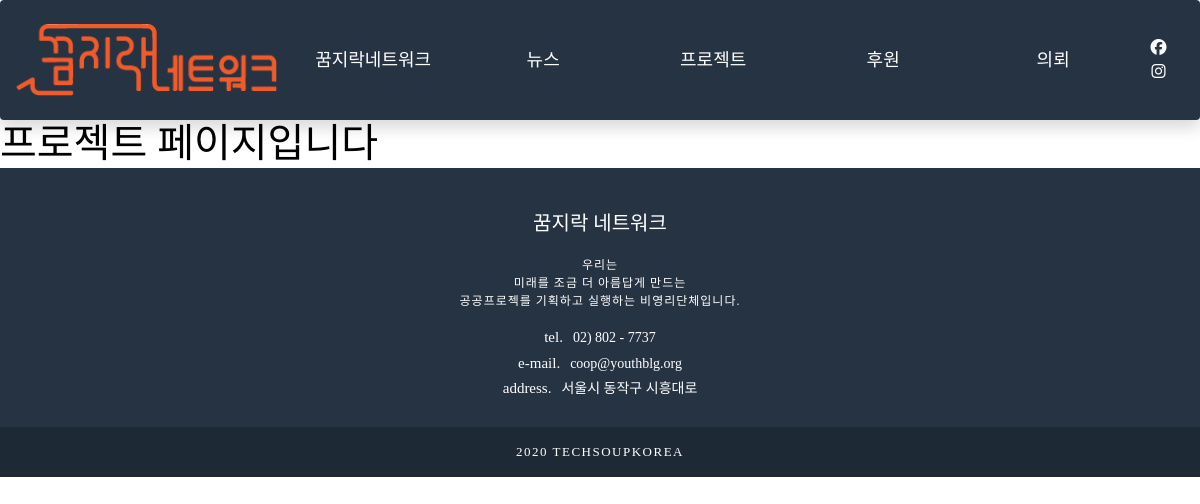
Page /project/ on the earlier database version.
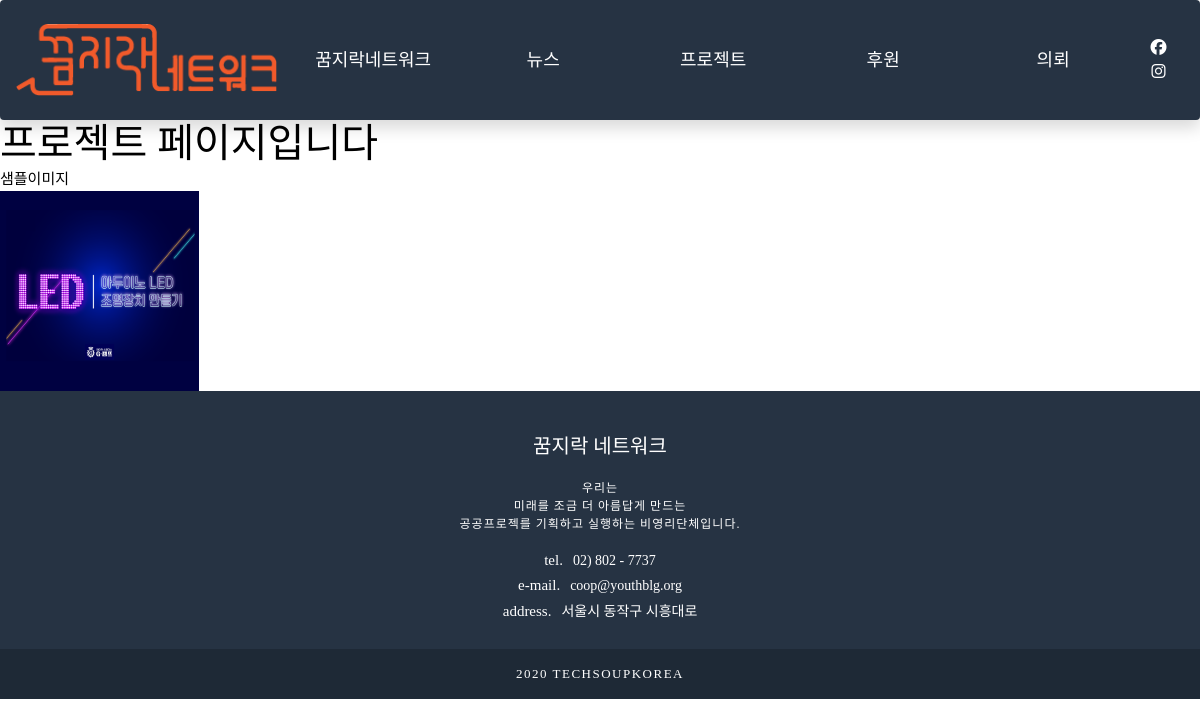
Same page on the later database version.
### community/models.py (models this page shows, shortened)
class Project(models.Model):
    postname = models.CharField(max_length=50)
    mainphoto = models.ImageField(upload_to='images/', blank=True, null=True)

### community/views.py (the view)
# urls.py: path('project/', views.project),
def project(request):
    postlist = Project.objects.all()
    return render(request, 'project.html', {'postlist':postlist})

### community/templates/project.html
{% extends 'base.html' %}
{% block content %}
<div class="wrap">
    <div class="board">
        <div class="board_container" style='color:black'>
            <h1 style='color:black'>프로젝트 페이지입니다</h1>
            <table>
                {% for list in postlist %}
                    <ul>
                        <li><a href="{{list.pk}}/" style='color:black'>{{list.postname}}</a></li>
                        <li><a href="{{list.pk}}/" style='color:black'><img src = "{{list.mainphoto.url}}" alt="" height="200"></a></li>
                    </ul>
                {% endfor %}
                </table>
        </div>
    </div>
</div>
{% endblock %}

Differences in the rows shown:
added Project: postname "샘플이미지", mainphoto (picture)
